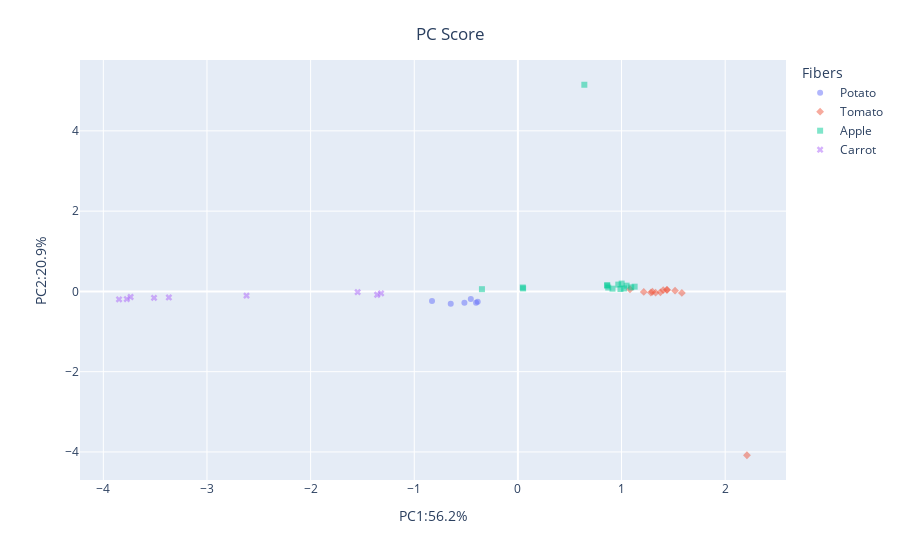

Write notebook code for a chart like this one.
### Code cell
# 2D scatter
fig=px.scatter(df_scores, x='PC1', y='PC2',color='Fibers', symbol='Fibers', opacity=0.5)
fig.update_layout(
    title={
                    'text': 'PC Score',
                    'x': 0.5,
                    'xanchor':'center',
                    'y': 0.95,
                    'yanchor':'top'},
    xaxis_title= 'PC1:56.2%',
    yaxis_title='PC2:20.9%'
)
fig.show()

### Figure 1 — Plotly figure (JSON) as saved in the notebook; plotly's stock layout.template omitted (floating-point values rounded to 4 significant figures)
{"data": [{"hovertemplate": "Fibers=Potato<br>PC1=%{x}<br>PC2=%{y}<extra></extra>", "legendgroup": "Potato", "marker": {"color": "#636efa", "opacity": 0.5, "symbol": "circle"}, "mode": "markers", "name": "Potato", "orientation": "v", "showlegend": true, "type": "scatter", "x": [-0.4543, -0.8287, -0.3879, -0.6479, -0.5161, -0.4034], "xaxis": "x", "y": [-0.1915, -0.2419, -0.2596, -0.3044, -0.2845, -0.2799], "yaxis": "y"}, {"hovertemplate": "Fibers=Tomato<br>PC1=%{x}<br>PC2=%{y}<extra></extra>", "legendgroup": "Tomato", "marker": {"color": "#EF553B", "opacity": 0.5, "symbol": "diamond"}, "mode": "markers", "name": "Tomato", "orientation": "v", "showlegend": true, "type": "scatter", "x": [1.439, 1.402, 2.21, 1.214, 1.081, 1.283, 1.438, 1.298, 1.329, 1.375, 1.516, 1.582], "xaxis": "x", "y": [0.0364, 0.03109, -4.082, -0.0141, 0.05422, -0.0283, 0.03841, -0.009032, -0.03151, -0.02165, 0.01873, -0.03692], "yaxis": "y"}, {"hovertemplate": "Fibers=Apple<br>PC1=%{x}<br>PC2=%{y}<extra></extra>", "legendgroup": "Apple", "marker": {"color": "#00cc96", "opacity": 0.5, "symbol": "square"}, "mode": "markers", "name": "Apple", "orientation": "v", "showlegend": true, "type": "scatter", "x": [0.05022, 0.04718, -0.347, 0.6409, 0.9687, 0.8623, 0.9128, 0.8716, 0.9896, 1.126, 0.8606, 1.001, 1.093, 1.024, 1.049], "xaxis": "x", "y": [0.0739, 0.09798, 0.05555, 5.149, 0.1697, 0.1516, 0.06821, 0.09614, 0.06055, 0.1182, 0.1477, 0.1951, 0.09975, 0.07401, 0.1438], "yaxis": "y"}, {"hovertemplate": "Fibers=Carrot<br>PC1=%{x}<br>PC2=%{y}<extra></extra>", "legendgroup": "Carrot", "marker": {"color": "#ab63fa", "opacity": 0.5, "symbol": "x"}, "mode": "markers", "name": "Carrot", "orientation": "v", "showlegend": true, "type": "scatter", "x": [-2.618, -3.368, -3.511, -3.737, -3.773, -3.848, -1.358, -1.32, -1.546], "xaxis": "x", "y": [-0.1044, -0.1503, -0.1605, -0.1389, -0.1912, -0.1977, -0.08385, -0.04859, -0.01904], "yaxis": "y"}], "layout": {"legend": {"title": {"text": "Fibers"}, "tracegroupgap": 0}, "margin": {"t": 60}, "title": {"text": "PC Score", "x": 0.5, "xanchor": "center", "y": 0.95, "yanchor": "top"}, "xaxis": {"anchor": "y", "domain": [0, 1], "title": {"text": "PC1:56.2%"}}, "yaxis": {"anchor": "x", "domain": [0, 1], "title": {"text": "PC2:20.9%"}}}}
